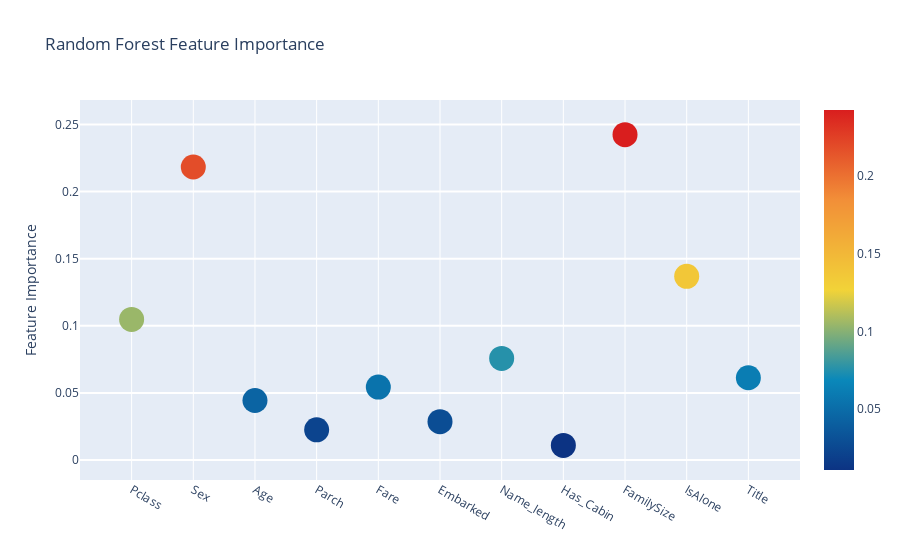

Here is the notebook cell this chart was saved with:
### Code cell
# Scatter plot 
trace = go.Scatter(
    y = feature_dataframe['Random Forest feature importances'].values,
    x = feature_dataframe['features'].values,
    mode='markers',
    marker=dict(
        sizemode = 'diameter',
        sizeref = 1,
        size = 25,
#       size= feature_dataframe['AdaBoost feature importances'].values,
        #color = np.random.randn(500), #set color equal to a variable
        color = feature_dataframe['Random Forest feature importances'].values,
        colorscale='Portland',
        showscale=True
    ),
    text = feature_dataframe['features'].values
)
data = [trace]

layout= go.Layout(
    autosize= True,
    title= 'Random Forest Feature Importance',
    hovermode= 'closest',
#     xaxis= dict(
#         title= 'Pop',
#         ticklen= 5,
#         zeroline= False,
#         gridwidth= 2,
#     ),
    yaxis=dict(
        title= 'Feature Importance',
        ticklen= 5,
        gridwidth= 2
    ),
    showlegend= False
)
fig = go.Figure(data=data, layout=layout)
py.iplot(fig,filename='scatter2010')

### Figure 1 — Plotly figure (JSON) as saved in the notebook; plotly's stock layout.template omitted (floating-point values rounded to 4 significant figures)
{"data": [{"marker": {"color": [0.1047, 0.2184, 0.04433, 0.02249, 0.05433, 0.02854, 0.0757, 0.01088, 0.2425, 0.1369, 0.06128], "colorscale": [[0, "rgb(12,51,131)"], [0.25, "rgb(10,136,186)"], [0.5, "rgb(242,211,56)"], [0.75, "rgb(242,143,56)"], [1, "rgb(217,30,30)"]], "showscale": true, "size": 25, "sizemode": "diameter", "sizeref": 1}, "mode": "markers", "text": ["Pclass", "Sex", "Age", "Parch", "Fare", "Embarked", "Name_length", "Has_Cabin", "FamilySize", "IsAlone", "Title"], "type": "scatter", "x": ["Pclass", "Sex", "Age", "Parch", "Fare", "Embarked", "Name_length", "Has_Cabin", "FamilySize", "IsAlone", "Title"], "y": [0.1047, 0.2184, 0.04433, 0.02249, 0.05433, 0.02854, 0.0757, 0.01088, 0.2425, 0.1369, 0.06128]}], "layout": {"autosize": true, "hovermode": "closest", "showlegend": false, "title": {"text": "Random Forest Feature Importance"}, "yaxis": {"gridwidth": 2, "ticklen": 5, "title": {"text": "Feature Importance"}}}}
